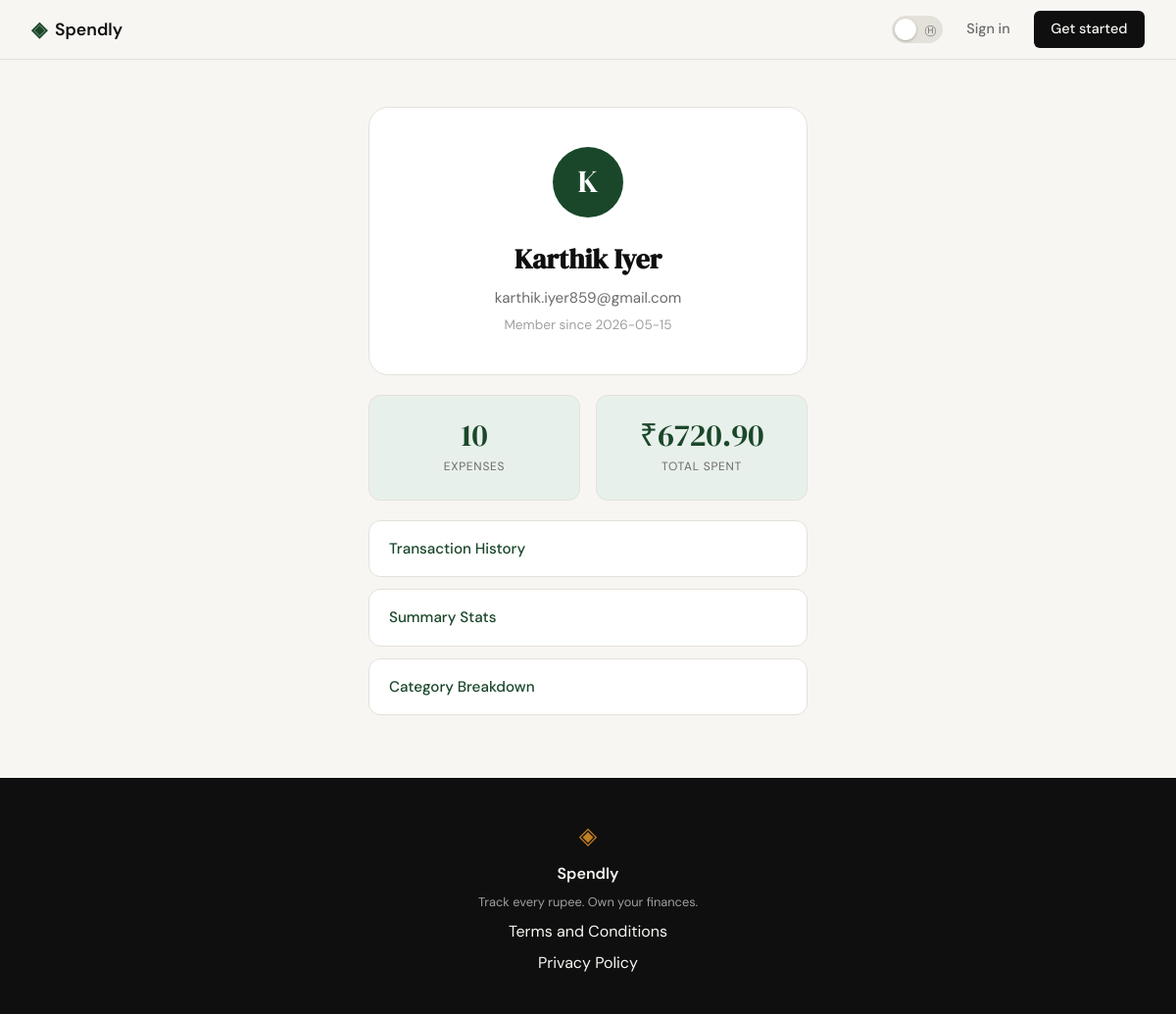
Screenshot of /profile (signed in) with the database file from the repository.
### tables this page shows
CREATE TABLE users (
            id         INTEGER PRIMARY KEY AUTOINCREMENT,
            name       TEXT    NOT NULL,
            email      TEXT    NOT NULL UNIQUE,
            password   TEXT    NOT NULL,
            created_at TIMESTAMP DEFAULT CURRENT_TIMESTAMP,
            updated_at TIMESTAMP DEFAULT CURRENT_TIMESTAMP
        );

### app.py (the view)
@app.route("/profile")
@login_required
def profile():
    conn = get_db()
    try:
        user = conn.execute(
            "SELECT id, name, email, created_at FROM users WHERE id = ?",
            (session["user_id"],)
        ).fetchone()
        stats = conn.execute(
            "SELECT COUNT(*) AS count, COALESCE(SUM(amount), 0) AS total FROM expenses WHERE user_id = ?",
            (session["user_id"],)
        ).fetchone()
    finally:
        conn.close()
    return render_template("profile.html", user=user, stats=stats)

### app.py (called while the page is built)
def login_required(f):
    @wraps(f)
    def decorated(*args, **kwargs):
        if "user_id" not in session:
            flash("Please sign in to continue.", "error")
            return redirect(url_for("login"))
        return f(*args, **kwargs)
    return decorated

### database/db.py (called while the page is built)
def get_db():
    conn = sqlite3.connect(DATABASE)
    conn.row_factory = sqlite3.Row
    conn.execute("PRAGMA foreign_keys = ON")
    return conn

### templates/profile.html (shortened to what this page needs)
{% extends "base.html" %}
{% block head %}
<link rel="stylesheet" href="{{ url_for('static', filename='css/profile.css') }}">
{% endblock %}
{% block content %}
<div class="profile-container">
  <div class="profile-card">
    <div class="profile-avatar">{{ user['name'][0].upper() }}</div>
    <h1 class="profile-name">{{ user['name'] }}</h1>
    <p class="profile-email">{{ user['email'] }}</p>
    <p class="profile-since">Member since {{ user['created_at'][:10] }}</p>
  </div>
  <div class="stats-grid">
    <div class="stat-card">
      <span class="stat-value">{{ stats['count'] }}</span>
      <span class="stat-label">Expenses</span>
    </div>
    <div class="stat-card">
      <span class="stat-value">&#8377;{{ "%.2f"|format(stats['total']) }}</span>
      <span class="stat-label">Total Spent</span>
    </div>
  </div>
  <div class="profile-nav">
    <a href="{{ url_for('transaction_history') }}" class="profile-nav-link">Transaction History</a>
    <a href="{{ url_for('summary_stats') }}" class="profile-nav-link">Summary Stats</a>
    <a href="{{ url_for('category_breakdown') }}" class="profile-nav-link">Category Breakdown</a>
  </div>
</div>
{% endblock %}

### static/css/style.css (style rules this page uses)
:root { --ink: #0f0f0f; --ink-soft: #2d2d2d; --ink-muted: #6b6b6b; --ink-faint: #a0a0a0; --paper: #f7f6f3; --paper-warm: #f0ede6; --paper-card: #ffffff; --accent: #1a472a; --accent-light: #e8f0eb; --accent-2: #c17f24; --accent-2-light: #fdf3e3; --danger: #c0392b; --danger-light: #fdecea; --border: #e4e1da; --border-soft: #eeebe4; --font-display: 'DM Serif Display', Georgia, serif; --font-body: 'DM Sans', system-ui, sans-serif; --max-width: 1200px; --auth-width: 440px; --radius-sm: 6px; --radius-md: 12px; --radius-lg: 20px; }
*, *::before, *::after { box-sizing: border-box; margin: 0; padding: 0; }
html { font-size: 16px; scroll-behavior: smooth; }
body { background: var(--paper); color: var(--ink); font-family: var(--font-body); font-size: 1rem; line-height: 1.6; -webkit-font-smoothing: antialiased; }
a { color: inherit; text-decoration: none; }

### static/css/profile.css (style rules this page uses)
.profile-container { max-width: 480px; margin: 0 auto; padding: 3rem 1rem 4rem; }
.profile-card { background: var(--paper-card); border: 1px solid var(--border); border-radius: var(--radius-lg); padding: 2.5rem 2rem; text-align: center; }
.profile-avatar { width: 72px; height: 72px; border-radius: 50%; background: var(--accent); color: var(--paper-card); font-family: var(--font-display); font-size: 2rem; display: flex; align-items: center; justify-content: center; margin: 0 auto 1.25rem; }
.profile-name { font-family: var(--font-display); font-size: 1.75rem; color: var(--ink); margin: 0 0 0.35rem; }
.profile-email { font-size: 0.95rem; color: var(--ink-muted); margin: 0 0 0.25rem; }
.profile-since { font-size: 0.85rem; color: var(--ink-faint); margin: 0; }
.stats-grid { display: grid; grid-template-columns: 1fr 1fr; gap: 1rem; margin-top: 1.25rem; }
.stat-card { background: var(--accent-light); border: 1px solid var(--border); border-radius: var(--radius-md); padding: 1.5rem 1rem; text-align: center; display: flex; flex-direction: column; gap: 0.4rem; }
.stat-value { font-family: var(--font-display); font-size: 2rem; color: var(--accent); line-height: 1; }
.stat-label { font-size: 0.75rem; color: var(--ink-muted); text-transform: uppercase; letter-spacing: 0.06em; }
.profile-nav { display: flex; flex-direction: column; gap: 0.75rem; margin-top: 1.25rem; }
.profile-nav-link { display: block; background: var(--paper-card); border: 1px solid var(--border); border-radius: var(--radius-md); padding: 1rem 1.25rem; color: var(--accent); text-decoration: none; font-size: 0.95rem; font-weight: 500; transition: background 0.15s; }

### rows the page displays
users: name "K", name "Karthik Iyer", email "karthik.iyer859@gmail.com", created_at "2026-05-15"

### other values shown
{{ stats['count'] }} "10"
{{ "%.2f"|format(stats['total']) }} "6720.90"
